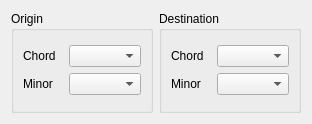
<?xml version="1.0" encoding="UTF-8"?>
<ui version="4.0">
 <class>FormInputOutputChord</class>
 <widget class="QWidget" name="FormInputOutputChord">
  <property name="geometry">
   <rect>
    <x>0</x>
    <y>0</y>
    <width>312</width>
    <height>124</height>
   </rect>
  </property>
  <property name="windowTitle">
   <string>Form</string>
  </property>
  <layout class="QVBoxLayout" name="verticalLayout">
   <item>
    <layout class="QHBoxLayout" name="horizontalLayout">
     <item>
      <widget class="QGroupBox" name="groupBoxInput">
       <property name="title">
        <string>Origin</string>
       </property>
       <layout class="QVBoxLayout" name="verticalLayout_8">
        <item>
         <layout class="QHBoxLayout" name="horizontalLayout_4">
          <item>
           <layout class="QVBoxLayout" name="verticalLayout_3">
            <item>
             <widget class="QLabel" name="labelChordInput">
              <property name="text">
               <string>Chord</string>
              </property>
             </widget>
            </item>
            <item>
             <widget class="QLabel" name="labelMinorInput">
              <property name="text">
               <string>Minor</string>
              </property>
             </widget>
            </item>
           </layout>
          </item>
          <item>
           <layout class="QVBoxLayout" name="verticalLayout_5">
            <item>
             <widget class="QComboBox" name="comboBoxInputChordLanguage"/>
            </item>
            <item>
             <widget class="QComboBox" name="comboBoxMinorInput"/>
            </item>
           </layout>
          </item>
         </layout>
        </item>
       </layout>
      </widget>
     </item>
     <item>
      <widget class="QGroupBox" name="groupBOutput">
       <property name="title">
        <string>Destination</string>
       </property>
       <layout class="QVBoxLayout" name="verticalLayout_7">
        <item>
         <layout class="QHBoxLayout" name="horizontalLayout_3">
          <item>
           <layout class="QVBoxLayout" name="verticalLayout_4">
            <item>
             <widget class="QLabel" name="labelChordOutput">
              <property name="text">
               <string>Chord</string>
              </property>
             </widget>
            </item>
            <item>
             <widget class="QLabel" name="labelMinorOutput">
              <property name="text">
               <string>Minor</string>
              </property>
             </widget>
            </item>
           </layout>
          </item>
          <item>
           <layout class="QVBoxLayout" name="verticalLayout_6">
            <item>
             <widget class="QComboBox" name="comboBoxOutputChordLanguage"/>
            </item>
            <item>
             <widget class="QComboBox" name="comboBoxMinorOutput"/>
            </item>
           </layout>
          </item>
         </layout>
        </item>
       </layout>
      </widget>
     </item>
    </layout>
   </item>
  </layout>
 </widget>
 <resources/>
 <connections/>
</ui>
